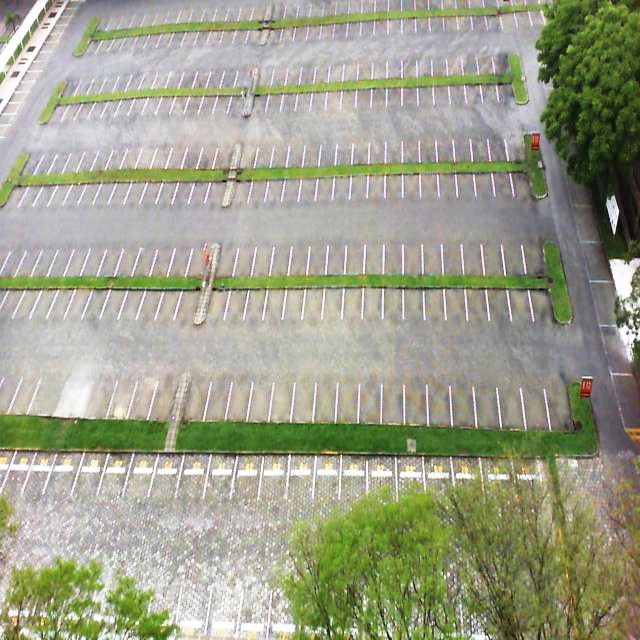
#> input picture 2012-10-111.jpg, 640 x 640 px, found by its file name
$ jupyter execute --allow-errors 'parking spot image extraction.ipynb'
#> lines starting #> are read from the running program, lines starting #| are printed output that depends on the picture; after the words box and inside, x2 and y2 are one past the last pixel; in counts of white or black regions, pixels touching at a corner belong together
#> further down, image is the input picture: shape (640, 640, 3); mean B, G, R 138.3, 159.9, 157.6
[cell 1]
from google.colab.patches import cv2_imshow
import cv2

def canny_edge_detection(image, low_threshold, high_threshold):
    # Convert image to grayscale
#> called with low_threshold = 50, high_threshold = 180
    gray = cv2.cvtColor(image, cv2.COLOR_BGR2GRAY)
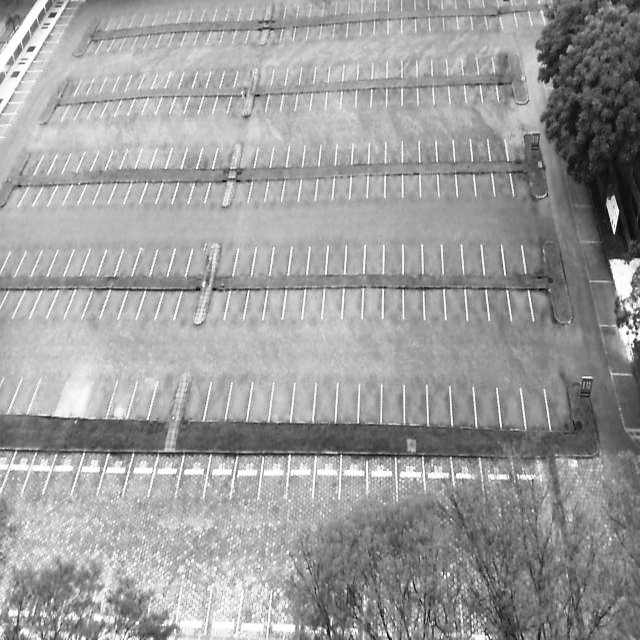
#> gray: shape (640, 640); min 7, max 255, mean 156.7

    cv2.imwrite('grayimg.png', gray)
    # Apply Gaussian blur to reduce noise
    blurred = cv2.GaussianBlur(gray, (11,11), 0,0)
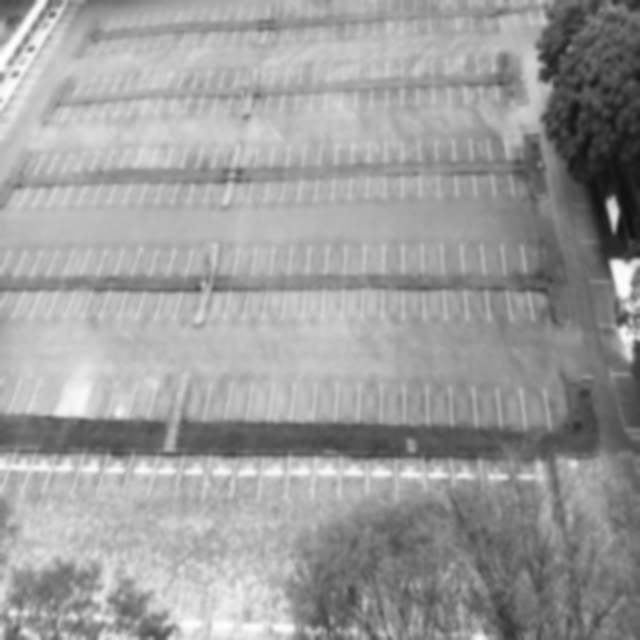
#> blurred: shape (640, 640); min 17, max 254, mean 156.7

    cv2.imwrite('blurimg.png', blurred)

    # Apply Canny edge detection
    edges = cv2.Canny(blurred, low_threshold, high_threshold)
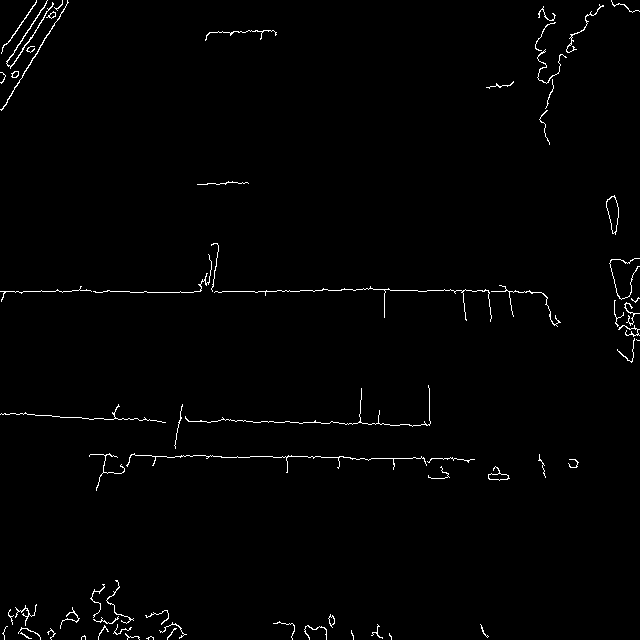
#> edges: shape (640, 640); 1.2% white in thin lines or dots


    return edges

# Read image
image = cv2.imread('/content/2012-10-111.jpg')

# Define thresholds
low_threshold = 50
high_threshold = 180

# Apply Canny edge detection
edges = canny_edge_detection(image, low_threshold, high_threshold)

# Display the result
cv2.imwrite('detectedEdges.png', edges)
#> Out = True

[cell 2]
import numpy as np
# Apply Hough Line Transform
lines = cv2.HoughLinesP(edges, 1, np.pi/180, threshold=60, minLineLength=10, maxLineGap=25)
#> lines = [[180, 291, 314, 291], [89, 419, 429, 425], [259, 456, 474, 459], [41, 290, 109, 290], [180, 419, 383, 423], [130, 292, 221, 292], [433, 290, 530, 291], [1, 110, 64, 9], [322, 289, 541, 292], [90, 454, 286, 458], [1, 83, 53, 3], [7, 61, 46, 3]]

# Draw detected lines on a blank image
height, width = edges.shape[:2]
#> height = 640; width = 640
blank_image = np.zeros((height, width, 3), dtype=np.uint8)

if lines is not None:
    for line in lines:
        x1, y1, x2, y2 = line[0]

        cv2.line(blank_image, (x1, y1), (x2, y2), (0, 255, 0), 2)
#> this loop made 12 passes
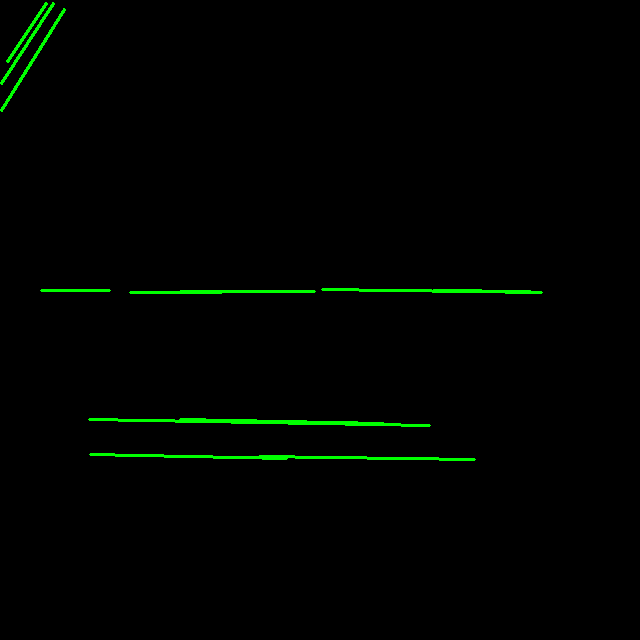
#> blank_image: shape (640, 640, 3); mean of channels 0, 1, 2 0, 3.1, 0; drawn as B, G, R

# Display the result
cv2.imwrite('detectedLines.png', blank_image)
#> Out = True

[cell 3]
zero_slope_lines=[]
if lines is not None:
    for line in lines:
        x1, y1, x2, y2 = line[0]
                # Calculate slop
        slope = (y2 - y1) / (x2 - x1) if (x2 - x1) != 0 else np.inf
        if slope >=0 and slope<1:
          zero_slope_lines.append(line)
#> this loop made 12 passes
#> (x1, y1, x2, y2, slope) on passes 1 to 12: (180, 291, 314, 291, 0), (89, 419, 429, 425, 0.0176), (259, 456, 474, 459, 0.014), (41, 290, 109, 290, 0), (180, 419, 383, 423, 0.0197), (130, 292, 221, 292, 0), (433, 290, 530, 291, 0.0103), (1, 110, 64, 9, -1.6), (322, 289, 541, 292, 0.0137), (90, 454, 286, 458, 0.0204), (1, 83, 53, 3, -1.54), (7, 61, 46, 3, -1.49)
#> after the loop, zero_slope_lines = [[[180, 291, 314, 291]], [[89, 419, 429, 425]], [[259, 456, 474, 459]], [[41, 290, 109, 290]], [[180, 419, 383, 423]], [[130, 292, 221, 292]], [[433, 290, 530, 291]], [[322, 289, 541, 292]], [[90, 454, 286, 458]]]


for line in zero_slope_lines:
  x1, y1, x2, y2 = line[0]
  cv2.line(blank_image, (x1, y1), (x2, y2), (0, 0, 255), 2)
#> this loop made 9 passes
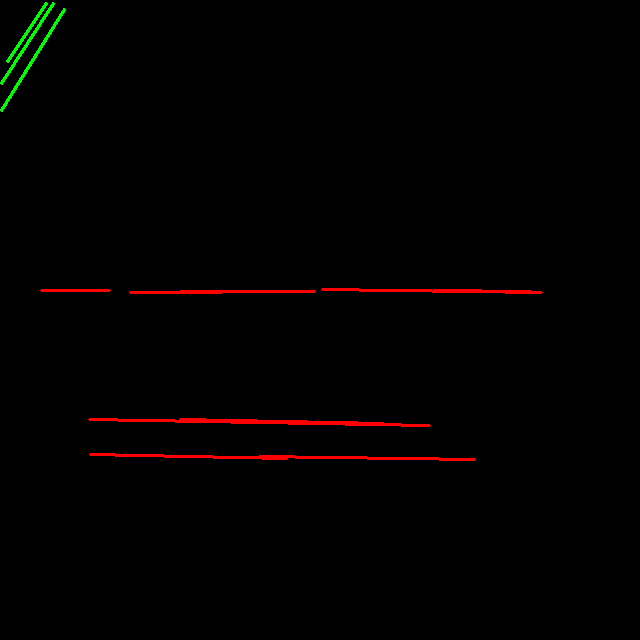
#> blank_image: shape (640, 640, 3); 0.99% of pixels changed, all inside (x1, y1, x2, y2) = (40, 288, 543, 461); drawn as B, G, R


# Display the result
cv2.imwrite('detectedLineswithzeroslope.png', blank_image)
#> Out = True

[cell 4]
# Extract x-coordinates of endpoints of lines
x_coords = []
for line in zero_slope_lines:
  x1, _, x2, _ = line[0]
  x_coords.append(x1)
  x_coords.append(x2)
#> this loop made 9 passes
#> (line, x1, x2) on passes 1 to 9: ([[180, 291, 314, 291]], 180, 314), ([[89, 419, 429, 425]], 89, 429), ([[259, 456, 474, 459]], 259, 474), ([[41, 290, 109, 290]], 41, 109), ([[180, 419, 383, 423]], 180, 383), ([[130, 292, 221, 292]], 130, 221), ([[433, 290, 530, 291]], 433, 530), ([[322, 289, 541, 292]], 322, 541), ([[90, 454, 286, 458]], 90, 286)
#> after the loop, x_coords = [180, 314, 89, 429, 259, 474, 41, 109, 180, 383, 130, 221, 433, 530, 322, 541, 90, 286]

# Sort x-coordinates
x_coords.sort()
print(x_coords)
#| [41, 89, 90, 109, 130, 180, 180, 221, 259, 286, 314, 322, 383, 429, 433, 474, 530, 541]
# Identify main parking lanes
main_parking_lanes = []
if len(x_coords) > 0:
    main_parking_lanes.append(x_coords[0])
    for i in range(1, len(x_coords)):
        if x_coords[i] - x_coords[i-1] > 20:  # Assume a gap of at least 10 pixels indicates a new lane
            main_parking_lanes.append(x_coords[i])
#> this loop made 17 passes
#> after the loop, main_parking_lanes = [41, 89, 130, 180, 221, 259, 286, 314, 383, 429, 474, 530]

# Divide the space between each pair of detected main parking lanes into equal segments
parking_spots = []
for i in range(len(main_parking_lanes) - 1):
    start_x = main_parking_lanes[i]
    end_x = main_parking_lanes[i + 1]
    num_segments = 3  # Adjust the number of segments as needed
    segment_width = (end_x - start_x) // num_segments
    for j in range(num_segments):
        parking_spots.append((start_x + j * segment_width, start_x + (j + 1) * segment_width))
#> this loop made 11 passes
#> (start_x, end_x, segment_width) on passes 1 to 11: (41, 89, 16), (89, 130, 13), (130, 180, 16), (180, 221, 13), (221, 259, 12), (259, 286, 9), (286, 314, 9), (314, 383, 23), (383, 429, 15), (429, 474, 15), (474, 530, 18)
#> after the loop, parking_spots = 33 pairs, first value 41 to 510, second value 57 to 528

# Save the coordinates of each parking spot
with open('parking_spot_coordinates.txt', 'w') as file:
    for idx, spot in enumerate(parking_spots):
        file.write(f'Parking spot {idx + 1}: {spot}\n')
        # Draw rectangles around parking spots on the image
        cv2.rectangle(image, (spot[0], 170), (spot[1], 210), (0, 255, 0), 2)
        cv2.rectangle(image, (spot[0], 135), (spot[1], 165), (0, 255, 0), 2)
        cv2.rectangle(image, (spot[0], 245), (spot[1], 275), (0, 255, 0), 2)
        cv2.rectangle(image, (spot[0], 290), (spot[1], 320), (0, 255, 0), 2)
        cv2.rectangle(image, (spot[0], 370), (spot[1], 420), (0, 255, 0), 2)
#> this loop made 33 passes
#> spot on passes 1 to 12: (41, 57), (57, 73), (73, 89), (89, 102), (102, 115), (115, 128), (130, 146), (146, 162), (162, 178), (180, 193), (193, 206), (206, 219)
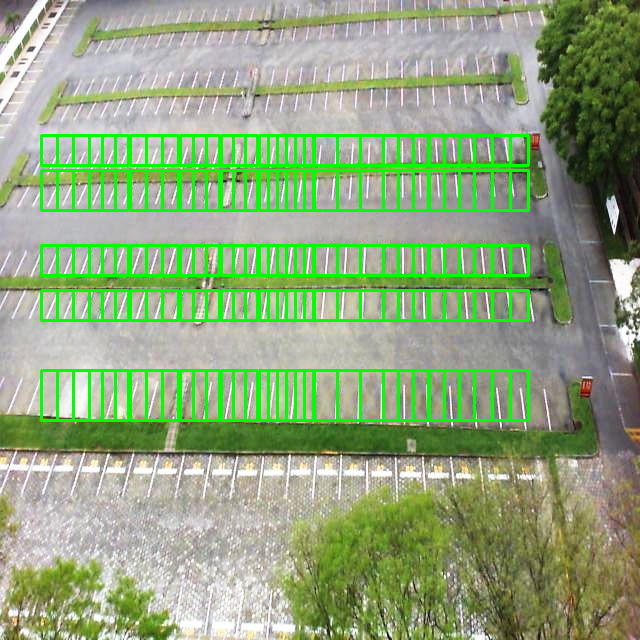
#> image: shape (640, 640, 3); 8.09% of pixels changed, all inside (x1, y1, x2, y2) = (40, 134, 530, 422)

# Save the result image
cv2.imwrite('parking_spots_marked.png', image)

# Read image
img = cv2.imread('/content/2012-10-111.jpg')
i = 1
# Open the text file containing pairs of x coordinates
#> (the rest of this cell did not finish here and is left out)
